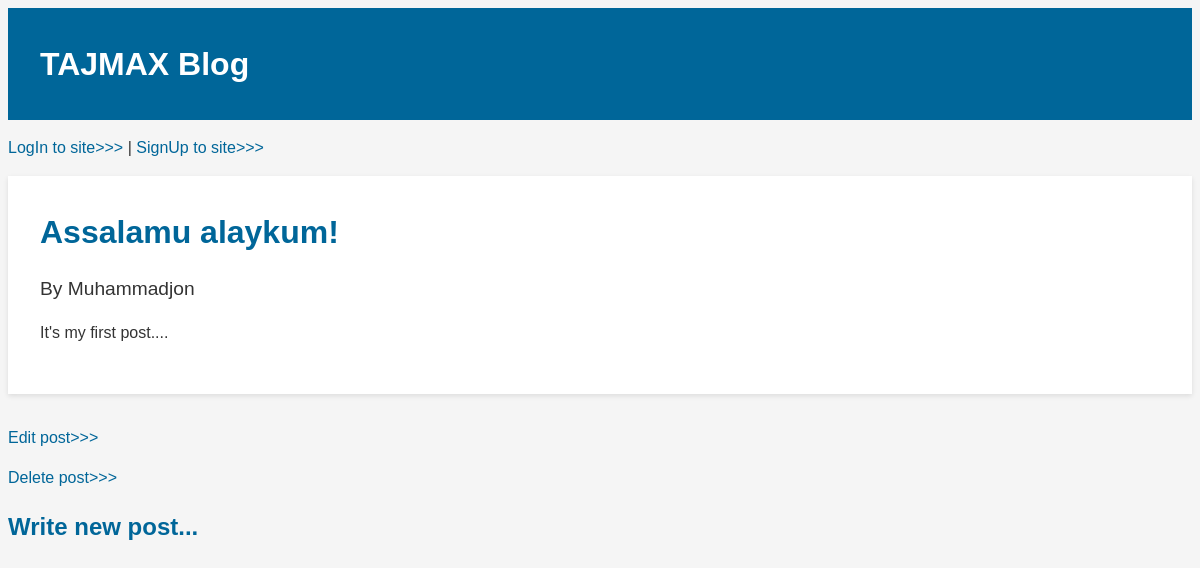
The app's page /post/1/ with its own data.
### blog/models.py (models this page shows, shortened)
class Post(models.Model):
    title = models.CharField(max_length=150)
    body = models.TextField()
    author = models.ForeignKey(
        'auth.User',
        on_delete=models.CASCADE
    )

### blog/views.py (the view)
# urls.py: path('post/<int:pk>/', BlogDetailView.as_view(), name='post_detail'),
class BlogDetailView(DetailView):
    model = Post
    template_name = 'post_detail.html'

### templates/post_detail.html
{% extends 'base.html' %}
{% block content %}
    <div class="post-entry">
        <h2>{{ post.title }}</h2>
        <h3>By {{ post.author }}</h3>
        <p>{{ post.body }}</p>
    </div>
<p><a href="{% url 'edit_post' post.pk %}">Edit post>>></a></p>
<p><a href="{% url 'delete_post' post.pk %}">Delete post>>></a></p>
{% endblock content %}

### static/css/base.css (style rules this page uses)
body { font-family: 'Open Sans', sans-serif; font-size: 16px; line-height: 1.5; color: #333; background-color: #F5F5F5; }
a { color: #006699; text-decoration: none; }
.post-entry { margin-bottom: 3rem; }
.post-entry h2 { margin-bottom: 0.5rem; font-size: 2rem; }
.post-entry h3 { margin-bottom: 0.5rem; font-size: 1.2rem; font-weight: 500; }
.post-entry p { margin-bottom: 1.5rem; line-height: 1.6; }
:root { --primary-color: #006699; --secondary-color: #2E8B57; --accent-color: #00BFFF; --text-color: #333; --background-color: #F5F5F5; }
body { font-family: Arial, sans-serif; font-size: 16px; line-height: 1.5; color: var(--text-color); background-color: var(--background-color); }
a { color: var(--primary-color); text-decoration: none; }
.post-entry { background-color: white; padding: 2rem; margin-bottom: 2rem; box-shadow: 0px 2px 5px rgba(0, 0, 0, 0.1); }
.post-entry h2 { margin-top: 0; font-size: 2rem; color: var(--primary-color); }
.post-entry p { margin-bottom: 1rem; }

### records on screen
Post: title "Assalamu alaykum!", author "Muhammadjon", body "It's my first post...."
